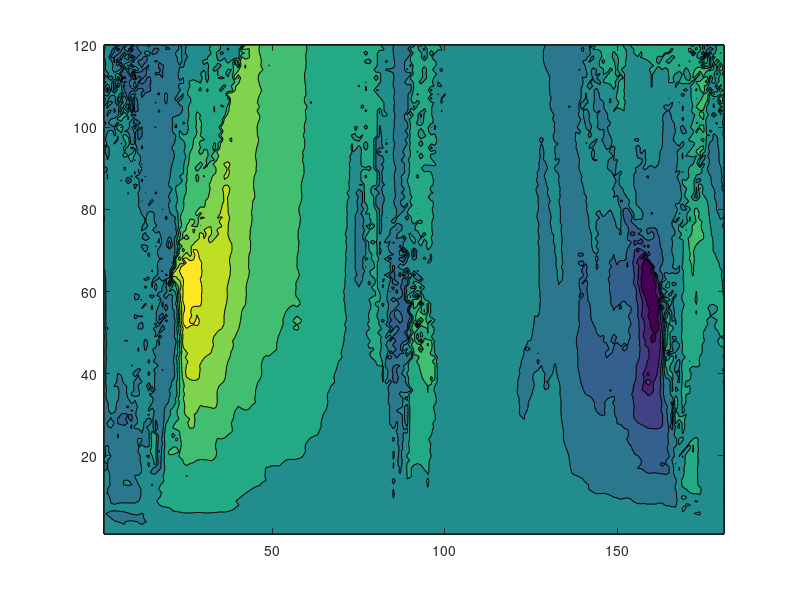
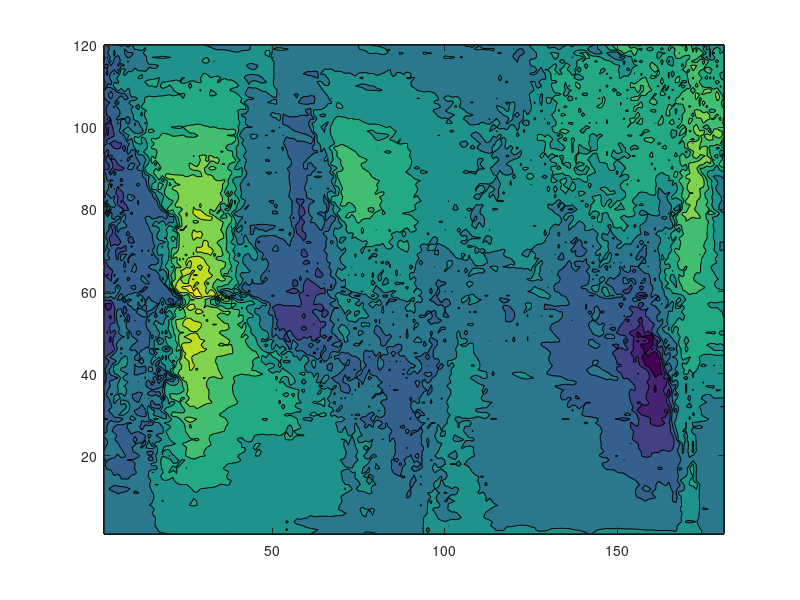

Recreate these plots in MATLAB, in order.
clc; clear;
%%
% load Slit_c.mat
% load Serp_c.mat
load Side_c.mat
% load Roll_c.mat
c_acc = head_acc_wo_g;
c_dist = U_map(:,:,1);
c_rot = sqrt(Rot_vec(:,:,1).^2 + Rot_vec(:,:,2).^2 + Rot_vec(:,:,3).^2);
c_tf = Tf_orientation;

if Motion_lambda(7) > 38
    c_side = true;
else
    c_side = false;
end

clear Curve Gamma head_acc head_acc_wo_g Motion_lambda Rot_vec Tf_orientation U_map

% load Slit_0.9.mat
% load Serp_0.9.mat
% load Side_0.3.mat
% load Roll_0.9.mat

% load new_side_0.7.mat
load newnew_side_0.7.mat
m_acc = head_acc_wo_g;
m_dist = U_map(:,:,1);
m_rot = sqrt(Rot_vec(:,:,1).^2 + Rot_vec(:,:,2).^2 + Rot_vec(:,:,3).^2);
m_tf = Tf_orientation;

if Motion_lambda(7) > 38
    m_side = true;
else
    m_side = false;
end

clear Curve Gamma head_acc head_acc_wo_g Motion_lambda Rot_vec Tf_orientation U_map

%% acc U map

figure;

if c_side
    c_forward_dist = (sin(c_tf) .* c_dist);
    c_forward_acc = c_acc(:,:,2);
    % c_forward_acc = 0;
else
    c_forward_dist = cos(c_tf) .* c_dist;
    c_forward_acc = c_acc(:,:,1);
end

c_data = 1.0 * c_forward_acc + 1.5 * c_forward_dist - 0.2 * c_rot;

c_data = transpose(c_data);

contourf(c_data);

%%
figure;

if m_side
    m_forward_dist = (sin(m_tf) .* m_dist);
    m_forward_acc = m_acc(:,:,2);
    % m_forward_acc = 0;
else
    m_forward_dist = cos(m_tf) .* m_dist;
    m_forward_acc = m_acc(:,:,1);
end

m_data = 1.0 * m_forward_acc + 1.5 * m_forward_dist - 0.2 * m_rot;

m_data = transpose(m_data);

contourf(m_data);

%% 상관계수
% U 값의 상관계수
fprintf("%s","U 상관계수")
norm_U_mat = normalize(m_data);
norm_U_curve = normalize(c_data);

% corr2(norm_U_mat, norm_U_curve)
corr2(m_data,c_data)







